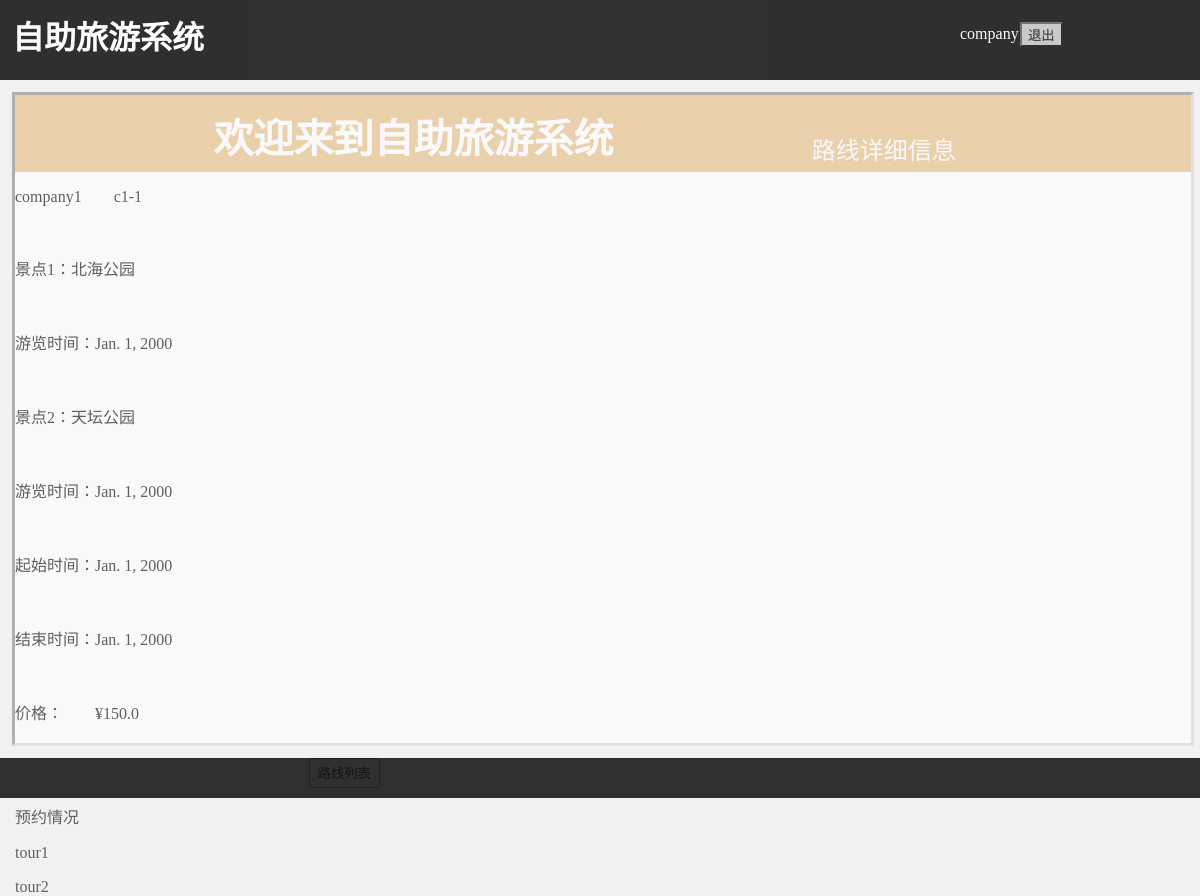
Screenshot of /route/detail/7 (signed in) with the database file from the repository.
### model/models.py (models this page shows, shortened)
class UserInfo(AbstractUser):
    is_tourist = models.BooleanField(default=False)
    is_company = models.BooleanField(default=False)
    is_adminis = models.BooleanField(default=False)
    realname = models.CharField(max_length=50, null=True)
    tel = models.CharField(max_length=11, null=True)
    class Meta(AbstractUser.Meta):
        pass

class Route(models.Model):
    company_name = models.CharField(max_length=150)
    route_num = models.CharField(max_length=20)
    stand_num = models.IntegerField(default=0)
    stand_1_name = models.CharField(max_length=100, null=True)
    date_1 = models.DateField(null=True)
    stand_2_name = models.CharField(max_length=100, null=True)
    date_2 = models.DateField(null=True)
    stand_3_name = models.CharField(max_length=100, null=True)
    date_3 = models.DateField(null=True)
    stand_4_name = models.CharField(max_length=100, null=True)
    date_4 = models.DateField(null=True)
    person_num = models.IntegerField(default=0)
    price = models.FloatField(default=0.0)
    end = models.DateField(null=True)

class RouteAppointment(models.Model):
    company_name = models.CharField(max_length=150)
    route_num = models.CharField(max_length=20)
    tourist_name = models.CharField(max_length=150)

### model/views.py (the view)
# urls.py: url(r'^route/detail/(?P<id>\d+)$',views.route_detail, name='route_detail'),
def route_detail(request, id):
    route = Route.objects.get(id=id)
    ra_list = RouteAppointment.objects.filter(company_name=request.user.username, route_num=route.route_num)
    return render(request, 'routedetail.html', {'route': route, 'ra_list':ra_list})

### templates/routedetail.html (shortened to what this page needs)
<!DOCTYPE html>
<html>
	<head>
		{% load staticfiles %}
		<link rel="stylesheet" href="{% static 'css/routedetail.css' %}" type="text/css" />
	</head>
	<body>
		<div class = "topmoudle">
			<h1 class=p1>自助旅游系统</h1>
			{% if user.is_authenticated %}
			<form action="/logout" method="get">
				<p class=username>{{ user.username }}</p>
				<button class=p3 type="submit" style="background-color: #C0C0C0; color: #000000;">退出</button>
			</form>
			{% endif %}
		</div>
		<div class = "middlemoudle">
			<div class="rectangle1">
				欢迎来到自助旅游系统
				<p class=p6>路线详细信息</p>
			</div>
			<div>
				<p>{{ route.company_name }}&emsp;&emsp;{{ route.route_num }}</p><br>
				<form action="/route" method="post">
					{% if route.stand_num == 2 %}
						<p>景点1：{{ route.stand_1_name }}</p><br>
						<p>游览时间：{{ route.date_1 }}</p><br>
						<p>景点2：{{ route.stand_2_name }}</p><br>
						<p>游览时间：{{ route.date_2 }}</p><br>
					{% endif %}
					<p>起始时间：{{ route.date_1 }}</p><br>
					<p>结束时间：{{ route.end }}</p><br>
					<p>价格：&emsp;&emsp;¥{{ route.price }}</p><br>
				</form>
				{% if user.is_company == True %}
					<p>预约情况</p>
					{% for ra in ra_list %}
						<p>{{ ra.tourist_name }}</p>
					{% endfor %}
				{% endif %}
			</div>
		</div>
		<div class = "buttommoudle"></div>
	</body>
</html>

### static/css/routedetail.css (style rules this page uses)
html { height:100%; }
body { margin: 0; height: 100%; background-color:#F2F0F0; }
.topmoudle { margin:0; width:100%; height:10%; background-color: black; opacity:0.8; }
.middlemoudle { margin: 1% 1% 1% 1%; padding:0; height:81%; width:98%; background-color: #fff; border-style:inset; border-color:#D9D9D9; opacity:0.6; }
.buttommoudle { margin-up:85%; height:5%; width:100%; background-color: black; opacity:0.8; }
.p1 { margin:0; padding-top:1%; padding-left:1%; color:#fff; font-weight:700; }
.p3 { position:absolute; left: 85%; top: 2.5%; font-weight:300; color:#fff; }
.rectangle1 { margin:0; padding-top:1%; opacity:0.8; background-color:#E0AD61; height: 10%; width: 100%; font-size:250%; font-weight:700; color:white; text-align: center; }
.p6 { font-size:60%; font-weight:300; float:right; margin-right:20%; }
.username { position:absolute; left: 80%; top: 1%; font-weight:300; color:#fff; }

### rows the page displays
UserInfo: username "company1"
Route: company_name "company1", route_num "c1-1", stand_1_name "北海公园", date_1 "Jan. 1, 2000", stand_2_name "天坛公园", date_2 "Jan. 1, 2000", end "Jan. 1, 2000", price "150.0"
RouteAppointment: tourist_name "tour1"
RouteAppointment: tourist_name "tour2"
